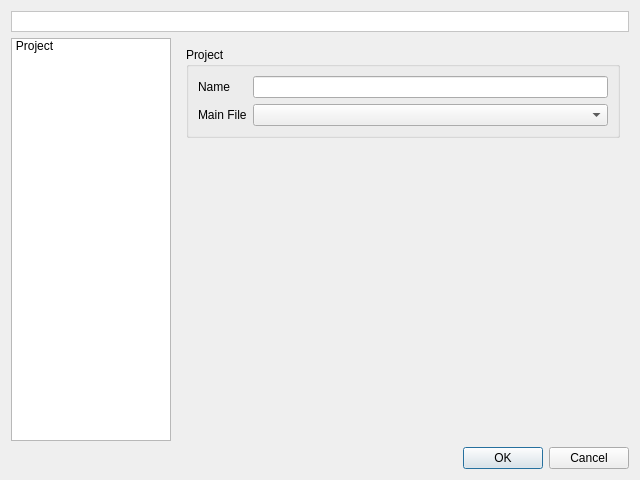
<?xml version="1.0" encoding="UTF-8"?>
<ui version="4.0">
 <class>UIPyQtEditor</class>
 <widget class="QDialog" name="UIPyQtEditor">
  <property name="geometry">
   <rect>
    <x>0</x>
    <y>0</y>
    <width>640</width>
    <height>480</height>
   </rect>
  </property>
  <property name="windowTitle">
   <string>XUP Project Editor</string>
  </property>
  <layout class="QGridLayout" name="gridLayout_2">
   <item row="1" column="0">
    <widget class="QListWidget" name="lwPages">
     <property name="minimumSize">
      <size>
       <width>160</width>
       <height>0</height>
      </size>
     </property>
     <property name="maximumSize">
      <size>
       <width>160</width>
       <height>16777215</height>
      </size>
     </property>
     <property name="iconSize">
      <size>
       <width>22</width>
       <height>22</height>
      </size>
     </property>
     <property name="movement">
      <enum>QListView::Static</enum>
     </property>
     <property name="viewMode">
      <enum>QListView::IconMode</enum>
     </property>
     <item>
      <property name="text">
       <string>Project</string>
      </property>
      <property name="icon">
       <iconset resource="../../../../../monkey/src/resources/resources.qrc">
        <normaloff>:/xupeditor/icons/xupeditor/project.png</normaloff>:/xupeditor/icons/xupeditor/project.png</iconset>
      </property>
     </item>
    </widget>
   </item>
   <item row="1" column="1">
    <widget class="QStackedWidget" name="swPages">
     <property name="currentIndex">
      <number>0</number>
     </property>
     <widget class="QWidget" name="wProject">
      <layout class="QVBoxLayout" name="verticalLayout_2">
       <item>
        <widget class="QGroupBox" name="gbProject">
         <property name="sizePolicy">
          <sizepolicy hsizetype="Preferred" vsizetype="Maximum">
           <horstretch>0</horstretch>
           <verstretch>0</verstretch>
          </sizepolicy>
         </property>
         <property name="title">
          <string>Project</string>
         </property>
         <layout class="QGridLayout" name="gridLayout">
          <item row="0" column="0">
           <widget class="QLabel" name="lProjectName">
            <property name="text">
             <string>Name</string>
            </property>
            <property name="buddy">
             <cstring>leProjectName</cstring>
            </property>
           </widget>
          </item>
          <item row="0" column="1">
           <widget class="QLineEdit" name="leProjectName"/>
          </item>
          <item row="1" column="0">
           <widget class="QLabel" name="lMainFile">
            <property name="text">
             <string>Main File</string>
            </property>
           </widget>
          </item>
          <item row="1" column="1">
           <widget class="QComboBox" name="cbMainFile">
            <property name="sizePolicy">
             <sizepolicy hsizetype="Expanding" vsizetype="Fixed">
              <horstretch>0</horstretch>
              <verstretch>0</verstretch>
             </sizepolicy>
            </property>
           </widget>
          </item>
         </layout>
        </widget>
       </item>
       <item>
        <spacer name="verticalSpacer">
         <property name="orientation">
          <enum>Qt::Vertical</enum>
         </property>
         <property name="sizeType">
          <enum>QSizePolicy::MinimumExpanding</enum>
         </property>
         <property name="sizeHint" stdset="0">
          <size>
           <width>16</width>
           <height>16</height>
          </size>
         </property>
        </spacer>
       </item>
      </layout>
     </widget>
    </widget>
   </item>
   <item row="2" column="0" colspan="2">
    <widget class="QDialogButtonBox" name="dbbButtons">
     <property name="orientation">
      <enum>Qt::Horizontal</enum>
     </property>
     <property name="standardButtons">
      <set>QDialogButtonBox::Cancel|QDialogButtonBox::Ok</set>
     </property>
    </widget>
   </item>
   <item row="0" column="0" colspan="2">
    <widget class="QLabel" name="lTitle">
     <property name="minimumSize">
      <size>
       <width>0</width>
       <height>21</height>
      </size>
     </property>
     <property name="maximumSize">
      <size>
       <width>16777215</width>
       <height>21</height>
      </size>
     </property>
     <property name="palette">
      <palette>
       <active>
        <colorrole role="Base">
         <brush brushstyle="SolidPattern">
          <color alpha="255">
           <red>255</red>
           <green>255</green>
           <blue>255</blue>
          </color>
         </brush>
        </colorrole>
        <colorrole role="Window">
         <brush brushstyle="SolidPattern">
          <color alpha="255">
           <red>255</red>
           <green>255</green>
           <blue>255</blue>
          </color>
         </brush>
        </colorrole>
       </active>
       <inactive>
        <colorrole role="Base">
         <brush brushstyle="SolidPattern">
          <color alpha="255">
           <red>255</red>
           <green>255</green>
           <blue>255</blue>
          </color>
         </brush>
        </colorrole>
        <colorrole role="Window">
         <brush brushstyle="SolidPattern">
          <color alpha="255">
           <red>255</red>
           <green>255</green>
           <blue>255</blue>
          </color>
         </brush>
        </colorrole>
       </inactive>
       <disabled>
        <colorrole role="Base">
         <brush brushstyle="SolidPattern">
          <color alpha="255">
           <red>255</red>
           <green>255</green>
           <blue>255</blue>
          </color>
         </brush>
        </colorrole>
        <colorrole role="Window">
         <brush brushstyle="SolidPattern">
          <color alpha="255">
           <red>255</red>
           <green>255</green>
           <blue>255</blue>
          </color>
         </brush>
        </colorrole>
       </disabled>
      </palette>
     </property>
     <property name="font">
      <font>
       <weight>75</weight>
       <bold>true</bold>
      </font>
     </property>
     <property name="autoFillBackground">
      <bool>true</bool>
     </property>
     <property name="frameShape">
      <enum>QFrame::StyledPanel</enum>
     </property>
     <property name="frameShadow">
      <enum>QFrame::Raised</enum>
     </property>
     <property name="alignment">
      <set>Qt::AlignRight|Qt::AlignTrailing|Qt::AlignVCenter</set>
     </property>
     <property name="indent">
      <number>9</number>
     </property>
    </widget>
   </item>
  </layout>
 </widget>
 <resources>
  <include location="../../../../../monkey/src/resources/resources.qrc"/>
 </resources>
 <connections>
  <connection>
   <sender>dbbButtons</sender>
   <signal>accepted()</signal>
   <receiver>UIPyQtEditor</receiver>
   <slot>accept()</slot>
   <hints>
    <hint type="sourcelabel">
     <x>396</x>
     <y>453</y>
    </hint>
    <hint type="destinationlabel">
     <x>157</x>
     <y>274</y>
    </hint>
   </hints>
  </connection>
  <connection>
   <sender>dbbButtons</sender>
   <signal>rejected()</signal>
   <receiver>UIPyQtEditor</receiver>
   <slot>reject()</slot>
   <hints>
    <hint type="sourcelabel">
     <x>464</x>
     <y>453</y>
    </hint>
    <hint type="destinationlabel">
     <x>286</x>
     <y>274</y>
    </hint>
   </hints>
  </connection>
  <connection>
   <sender>lwPages</sender>
   <signal>currentRowChanged(int)</signal>
   <receiver>swPages</receiver>
   <slot>setCurrentIndex(int)</slot>
   <hints>
    <hint type="sourcelabel">
     <x>106</x>
     <y>53</y>
    </hint>
    <hint type="destinationlabel">
     <x>175</x>
     <y>33</y>
    </hint>
   </hints>
  </connection>
  <connection>
   <sender>lwPages</sender>
   <signal>currentTextChanged(QString)</signal>
   <receiver>lTitle</receiver>
   <slot>setText(QString)</slot>
   <hints>
    <hint type="sourcelabel">
     <x>104</x>
     <y>81</y>
    </hint>
    <hint type="destinationlabel">
     <x>156</x>
     <y>16</y>
    </hint>
   </hints>
  </connection>
 </connections>
</ui>
